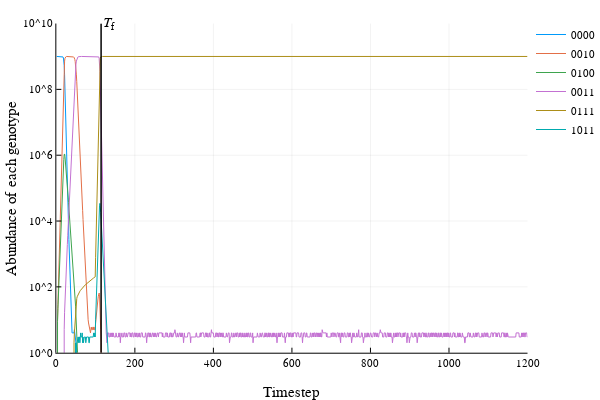

Notebook cell for this chart:
### Markdown cell above
ZOX followed by CXM:

### Code cell
landscape_set = [(barlow[:ZOX],100),(barlow[:CXM],1100)]
criticaltimes, trace = run_simulation_specific(landscape_set, "0000", 1200)
plot_abundance(trace, criticaltimes, ["0000", "0010", "0011", "0111", "1011", "0100"], vlines=1)

### Figure 1 — Plotly figure (JSON) as saved in the notebook; plotly's stock layout.template omitted (floating-point values rounded to 4 significant figures; data arrays with more than 128 entries replaced by an {"elided": "..."} marker saying what was removed)
{"data": [{"colorbar": {"title": ""}, "line": {"color": "rgba(0, 154, 250, 1.000)", "dash": "solid", "shape": "linear", "width": 1}, "mode": "lines", "name": "0000", "showlegend": true, "type": "scatter", "x": {"elided": "1200 int values"}, "xaxis": "x1", "y": {"elided": "1200 int values"}, "yaxis": "y1"}, {"colorbar": {"title": ""}, "line": {"color": "rgba(227, 111, 71, 1.000)", "dash": "solid", "shape": "linear", "width": 1}, "mode": "lines", "name": "0010", "showlegend": true, "type": "scatter", "x": {"elided": "1200 int values"}, "xaxis": "x1", "y": {"elided": "1200 int values"}, "yaxis": "y1"}, {"colorbar": {"title": ""}, "line": {"color": "rgba(62, 164, 78, 1.000)", "dash": "solid", "shape": "linear", "width": 1}, "mode": "lines", "name": "0100", "showlegend": true, "type": "scatter", "x": {"elided": "1200 int values"}, "xaxis": "x1", "y": {"elided": "1200 int values"}, "yaxis": "y1"}, {"colorbar": {"title": ""}, "line": {"color": "rgba(195, 113, 210, 1.000)", "dash": "solid", "shape": "linear", "width": 1}, "mode": "lines", "name": "0011", "showlegend": true, "type": "scatter", "x": {"elided": "1200 int values"}, "xaxis": "x1", "y": {"elided": "1200 int values"}, "yaxis": "y1"}, {"colorbar": {"title": ""}, "line": {"color": "rgba(172, 142, 24, 1.000)", "dash": "solid", "shape": "linear", "width": 1}, "mode": "lines", "name": "0111", "showlegend": true, "type": "scatter", "x": {"elided": "1200 int values"}, "xaxis": "x1", "y": {"elided": "1200 int values"}, "yaxis": "y1"}, {"colorbar": {"title": ""}, "line": {"color": "rgba(0, 170, 174, 1.000)", "dash": "solid", "shape": "linear", "width": 1}, "mode": "lines", "name": "1011", "showlegend": true, "type": "scatter", "x": {"elided": "1200 int values"}, "xaxis": "x1", "y": {"elided": "1200 int values"}, "yaxis": "y1"}, {"fill": "tozeroy", "fillcolor": "rgba(0, 170, 174, 1.000)", "line": {"color": "rgba(0, 0, 0, 1.000)", "dash": "solid", "width": 1}, "mode": "lines", "name": "Time to fixation", "showlegend": false, "type": "scatter", "x": [114, 114, 114], "xaxis": "x1", "y": [1, 10000000000, 1], "yaxis": "y1"}], "layout": {"annotations": [{"font": {"color": "rgba(0, 0, 0, 1.000)", "family": "sans-serif", "size": 14}, "rotation": 0, "showarrow": false, "text": "<i>T</i><sub>f</sub>", "x": 114, "xanchor": "left", "xref": "x1", "y": 10, "yanchor": "middle", "yref": "y1"}], "height": 400, "legend": {"bgcolor": "rgba(255, 255, 255, 1.000)", "bordercolor": "rgba(0, 0, 0, 1.000)", "font": {"color": "rgba(0, 0, 0, 1.000)", "family": "sans-serif", "size": 11}, "x": 1, "y": 1}, "margin": {"b": 20, "l": 0, "r": 0, "t": 20}, "paper_bgcolor": "rgba(255, 255, 255, 1.000)", "plot_bgcolor": "rgba(255, 255, 255, 1.000)", "showlegend": true, "width": 600, "xaxis1": {"anchor": "y1", "domain": [0.1061, 0.9934], "gridcolor": "rgba(0, 0, 0, 0.100)", "gridwidth": 0.5, "linecolor": "rgba(0, 0, 0, 1.000)", "mirror": false, "range": [0, 1200], "showgrid": true, "showline": true, "showticklabels": true, "tickangle": 0, "tickcolor": "rgb(0, 0, 0)", "tickfont": {"color": "rgba(0, 0, 0, 1.000)", "family": "sans-serif", "size": 11}, "tickmode": "array", "ticks": "inside", "ticktext": ["0", "200", "400", "600", "800", "1000", "1200"], "tickvals": [0, 200, 400, 600, 800, 1000, 1200], "title": "Timestep", "titlefont": {"color": "rgba(0, 0, 0, 1.000)", "family": "sans-serif", "size": 15}, "type": "-", "visible": true, "zeroline": false, "zerolinecolor": "rgba(0, 0, 0, 1.000)"}, "yaxis1": {"anchor": "x1", "domain": [0.07581, 0.9902], "gridcolor": "rgba(0, 0, 0, 0.100)", "gridwidth": 0.5, "linecolor": "rgba(0, 0, 0, 1.000)", "mirror": false, "range": [0, 10], "showgrid": true, "showline": true, "showticklabels": true, "tickangle": 0, "tickcolor": "rgb(0, 0, 0)", "tickfont": {"color": "rgba(0, 0, 0, 1.000)", "family": "sans-serif", "size": 11}, "tickmode": "array", "ticks": "inside", "ticktext": ["10^0", "10^2", "10^4", "10^6", "10^8", "10^10"], "tickvals": [1, 100, 10000, 1000000, 100000000, 10000000000], "title": "Abundance of each genotype", "titlefont": {"color": "rgba(0, 0, 0, 1.000)", "family": "sans-serif", "size": 15}, "type": "log", "visible": true, "zeroline": false, "zerolinecolor": "rgba(0, 0, 0, 1.000)"}}}
